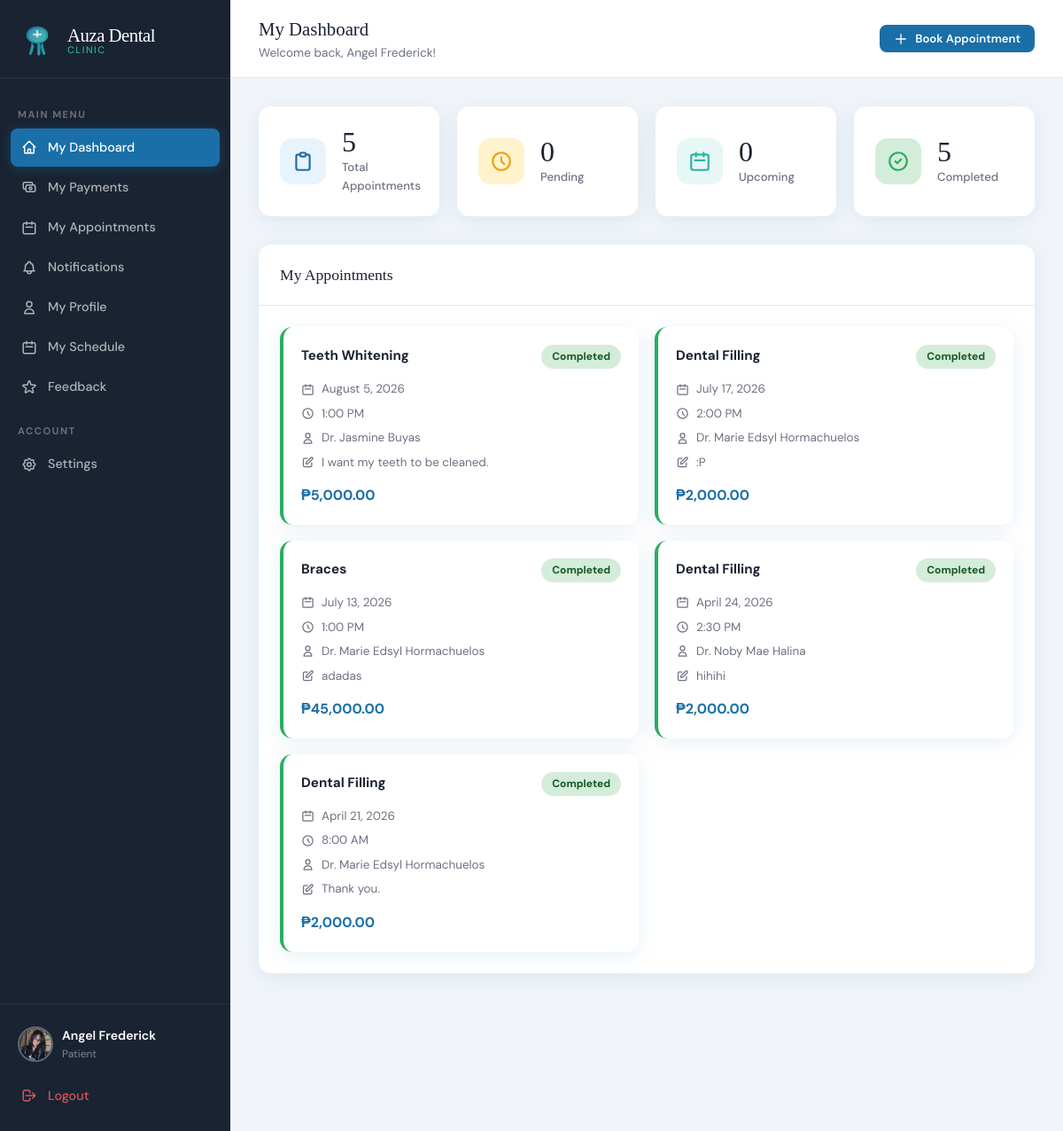
The page /index.php?page=patient_dashboard (signed in) on the database its author committed.
### tables this page shows
CREATE TABLE `appointments` (
  `id` int(11) NOT NULL,
  `patient_id` int(11) NOT NULL,
  `dentist_id` int(11) NOT NULL,
  `service_id` int(11) NOT NULL,
  `appointment_date` date NOT NULL,
  `appointment_time` time NOT NULL,
  `status` enum('pending','confirmed','completed','cancelled') DEFAULT 'pending',
  `notes` text DEFAULT NULL,
  `reschedule_reason` text DEFAULT NULL,
  `rescheduled_at` datetime DEFAULT NULL,
  `original_date` date DEFAULT NULL,
  `original_time` time DEFAULT NULL,
  `created_at` datetime DEFAULT current_timestamp()
);

CREATE TABLE `services` (
  `id` int(11) NOT NULL,
  `name` varchar(150) NOT NULL,
  `description` text DEFAULT NULL,
  `duration_minutes` int(11) DEFAULT 30,
  `price` decimal(10,2) DEFAULT 0.00,
  `is_active` tinyint(1) DEFAULT 1
);

### app/controllers/AppointmentController.php (called while the page is built, shortened)
<?php
require_once __DIR__ . '/../config.php';
class AppointmentController {
    public function dashboard() {
        $patient_id   = $_SESSION['user_id'];
        $appointments = callProcedure('sp_get_patient_appointments', [$patient_id]);
        require __DIR__ . '/../views/patient/dashboard.php';
    }
}

### app/views/patient/dashboard.php (the view, shortened to what this page needs)
<!DOCTYPE html>
<html lang="en">
<head>
<link rel="stylesheet" href="<?= APP_URL ?>/public/css/style.css">
</head>
<body>
<div class="app-layout">
  <?php require __DIR__ . '/../shared/sidebar.php'; ?>
  <div class="main-content">
    <div class="topbar">
      <div>
        <div class="topbar-title">My Dashboard</div>
        <div class="text-sm text-gray">Welcome back, <?= htmlspecialchars($_SESSION['first_name'] ?? '') ?>!</div>
      </div>
      <div class="topbar-actions">
        <button class="btn btn-primary btn-sm" onclick="openModal('bookModal')">
          <svg xmlns="http://www.w3.org/2000/svg" width="16" height="16" fill="none" viewBox="0 0 24 24" stroke="currentColor"><path stroke-linecap="round" stroke-linejoin="round" stroke-width="2" d="M12 4v16m8-8H4"/></svg>
          Book Appointment
        </button>
      </div>
    </div>
    <div class="page-content">
      <?php require_once __DIR__ . '/../shared/helpers.php'; showFlash(); ?>
      <?php
        $total     = count($appointments ?: []);
        $pending   = count(array_filter($appointments ?: [], fn($a) => $a['status'] === 'pending'));
        $upcoming  = count(array_filter($appointments ?: [], fn($a) => in_array($a['status'], ['pending','confirmed']) && $a['appointment_date'] >= date('Y-m-d')));
        $completed = count(array_filter($appointments ?: [], fn($a) => $a['status'] === 'completed'));
      ?>
      <div class="stats-grid">
        <div class="stat-card">
          <div class="stat-icon blue">
            <svg xmlns="http://www.w3.org/2000/svg" fill="none" viewBox="0 0 24 24" stroke="currentColor"><path stroke-linecap="round" stroke-linejoin="round" stroke-width="2" d="M9 5H7a2 2 0 00-2 2v12a2 2 0 002 2h10a2 2 0 002-2V7a2 2 0 00-2-2h-2M9 5a2 2 0 002 2h2a2 2 0 002-2M9 5a2 2 0 012-2h2a2 2 0 012 2"/></svg>
          </div>
          <div><div class="stat-value"><?= $total ?></div><div class="stat-label">Total Appointments</div></div>
        </div>
        <div class="stat-card">
          <div class="stat-icon yellow">
            <svg xmlns="http://www.w3.org/2000/svg" fill="none" viewBox="0 0 24 24" stroke="currentColor"><path stroke-linecap="round" stroke-linejoin="round" stroke-width="2" d="M12 8v4l3 3m6-3a9 9 0 11-18 0 9 9 0 0118 0z"/></svg>
          </div>
          <div><div class="stat-value"><?= $pending ?></div><div class="stat-label">Pending</div></div>
        </div>
        <div class="stat-card">
          <div class="stat-icon teal">
            <svg xmlns="http://www.w3.org/2000/svg" fill="none" viewBox="0 0 24 24" stroke="currentColor"><path stroke-linecap="round" stroke-linejoin="round" stroke-width="2" d="M8 7V3m8 4V3m-9 8h10M5 21h14a2 2 0 002-2V7a2 2 0 00-2-2H5a2 2 0 00-2 2v12a2 2 0 002 2z"/></svg>
          </div>
          <div><div class="stat-value"><?= $upcoming ?></div><div class="stat-label">Upcoming</div></div>
        </div>
        <div class="stat-card">
          <div class="stat-icon green">
            <svg xmlns="http://www.w3.org/2000/svg" fill="none" viewBox="0 0 24 24" stroke="currentColor"><path stroke-linecap="round" stroke-linejoin="round" stroke-width="2" d="M9 12l2 2 4-4m6 2a9 9 0 11-18 0 9 9 0 0118 0z"/></svg>
          </div>
          <div><div class="stat-value"><?= $completed ?></div><div class="stat-label">Completed</div></div>
        </div>
      </div>
      <div class="card">
        <div class="card-header">
          <div class="card-title">My Appointments</div>
        </div>
        <div class="card-body">
          <?php if (empty($appointments)): ?>
            <div class="empty-state">
              <svg xmlns="http://www.w3.org/2000/svg" fill="none" viewBox="0 0 24 24" stroke="currentColor"><path stroke-linecap="round" stroke-linejoin="round" stroke-width="1" d="M8 7V3m8 4V3m-9 8h10M5 21h14a2 2 0 002-2V7a2 2 0 00-2-2H5a2 2 0 00-2 2v12a2 2 0 002 2z"/></svg>
              <h3>No Appointments Yet</h3>
              <p>Book your first appointment to get started</p>
              <button class="btn btn-primary btn-sm mt-1" onclick="openModal('bookModal')">Book Now</button>
            </div>
          <?php else: ?>
            <div class="appt-grid">
              <?php foreach ($appointments as $appt): ?>
              <div class="appt-card <?= $appt['status'] ?>">
                <div class="appt-card-header">
                  <div class="appt-service"><?= htmlspecialchars($appt['service_name']) ?></div>
                  <?= statusBadge($appt['status']) ?>
                </div>
                <div class="appt-meta">
                  <div class="appt-meta-item">
                    <svg xmlns="http://www.w3.org/2000/svg" fill="none" viewBox="0 0 24 24" stroke="currentColor"><path stroke-linecap="round" stroke-linejoin="round" stroke-width="2" d="M8 7V3m8 4V3m-9 8h10M5 21h14a2 2 0 002-2V7a2 2 0 00-2-2H5a2 2 0 00-2 2v12a2 2 0 002 2z"/></svg>
                    <?= formatDate($appt['appointment_date']) ?>
                  </div>
                  <div class="appt-meta-item">
                    <svg xmlns="http://www.w3.org/2000/svg" fill="none" viewBox="0 0 24 24" stroke="currentColor"><path stroke-linecap="round" stroke-linejoin="round" stroke-width="2" d="M12 8v4l3 3m6-3a9 9 0 11-18 0 9 9 0 0118 0z"/></svg>
                    <?= formatTime($appt['appointment_time']) ?>
                  </div>
                  <div class="appt-meta-item">
                    <svg xmlns="http://www.w3.org/2000/svg" fill="none" viewBox="0 0 24 24" stroke="currentColor"><path stroke-linecap="round" stroke-linejoin="round" stroke-width="2" d="M16 7a4 4 0 11-8 0 4 4 0 018 0zM12 14a7 7 0 00-7 7h14a7 7 0 00-7-7z"/></svg>
                    Dr. <?= htmlspecialchars($appt['dentist_name']) ?>
                  </div>
                  <?php if (!empty($appt['reschedule_reason'])): ?>
                  <div class="appt-meta-item" style="color:#F59E0B;">
                    <svg xmlns="http://www.w3.org/2000/svg" fill="none" viewBox="0 0 24 24" stroke="currentColor"><path stroke-linecap="round" stroke-linejoin="round" stroke-width="2" d="M4 4v5h.582m15.356 2A8.001 8.001 0 004.582 9m0 0H9m11 11v-5h-.581m0 0a8.003 8.003 0 01-15.357-2m15.357 2H15"/></svg>
                    Rescheduled: <?= htmlspecialchars($appt['reschedule_reason']) ?>
                  </div>
                  <?php elseif (!empty($appt['notes'])): ?>
                  <div class="appt-meta-item">
                    <svg xmlns="http://www.w3.org/2000/svg" fill="none" viewBox="0 0 24 24" stroke="currentColor"><path stroke-linecap="round" stroke-linejoin="round" stroke-width="2" d="M11 5H6a2 2 0 00-2 2v11a2 2 0 002 2h11a2 2 0 002-2v-5m-1.414-9.414a2 2 0 112.828 2.828L11.828 15H9v-2.828l8.586-8.586z"/></svg>
                    <?= htmlspecialchars($appt['notes']) ?>
                  </div>
                  <?php endif; ?>
                </div>
                <div class="flex items-center justify-between">
                  <div class="appt-price">₱<?= number_format($appt['price'], 2) ?></div>
                </div>
              </div>
              <?php endforeach; ?>
            </div>
          <?php endif; ?>
        </div>
      </div>
    </div>
  </div>
</div>
</body>
</html>

### app/config.php (shortened to what this page needs)
<?php
function getDB() {
    static $conn = null;
    if ($conn === null) {
        $conn = new mysqli(DB_HOST, DB_USER, DB_PASS, DB_NAME);
        $conn->set_charset('utf8mb4');
    }
    return $conn;
}
function callProcedure($proc_name, $params = []) {
    $db = getDB();
    if (empty($params)) {
        $sql = "CALL {$proc_name}()";
        $result = $db->query($sql);
    } else {
        $placeholders = implode(',', array_fill(0, count($params), '?'));
        $sql = "CALL {$proc_name}({$placeholders})";
        $stmt = $db->prepare($sql);
        $types = '';
        foreach ($params as $p) {
            if (is_int($p)) $types .= 'i';
            elseif (is_float($p)) $types .= 'd';
            else $types .= 's';
        }
        $stmt->bind_param($types, ...$params);
        $stmt->execute();
        $result = $stmt->get_result();
    }
    $rows = [];
    while ($row = $result->fetch_assoc()) {
        $rows[] = $row;
    }
    return $rows;
}
function formatDate($date) {
    return date('F j, Y', strtotime($date));
}
function formatTime($time) {
    return date('g:i A', strtotime($time));
}
function statusBadge($status) {
    $classes = [
        'pending'   => 'badge-pending',
        'confirmed' => 'badge-confirmed',
        'completed' => 'badge-completed',
        'cancelled' => 'badge-cancelled',
    ];
    $class = $classes[$status] ?? 'badge-pending';
    return "<span class='badge {$class}'>" . ucfirst($status) . "</span>";
}

### public/css/style.css (style rules this page uses)
:root { --primary: #1a6fa8; --primary-dark: #134f7a; --primary-light:#e8f4fd; --accent: #28b4a0; --accent-light: #e6f7f5; --danger: #e74c3c; --warning: #f39c12; --success: #27ae60; --info: #2980b9; --dark: #1a2332; --gray: #6b7280; --gray-light: #f1f5f9; --white: #ffffff; --border: #e2e8f0; --shadow: 0 4px 24px rgba(26,111,168,0.10); --shadow-lg: 0 8px 40px rgba(26,111,168,0.16); --radius: 14px; --radius-sm: 8px; --font-display: 'Playfair Display', serif; --font-body: 'DM Sans', sans-serif; }
*, *::before, *::after { box-sizing: border-box; margin: 0; padding: 0; }
body { font-family: var(--font-body); background: var(--gray-light); color: var(--dark); min-height: 100vh; font-size: 15px; line-height: 1.6; }
.btn { display: inline-flex; align-items: center; justify-content: center; gap: 8px; padding: 12px 24px; border-radius: var(--radius-sm); border: none; font-family: var(--font-body); font-size: 0.9rem; font-weight: 600; cursor: pointer; transition: all 0.2s; text-decoration: none; }
.btn-primary { background: var(--primary); color: white; }
.btn-sm { padding: 7px 16px; font-size: 0.82rem; }
.app-layout { display: flex; min-height: 100vh; }
.main-content { margin-left: 260px; flex: 1; display: flex; flex-direction: column; }
.topbar { background: white; border-bottom: 1px solid var(--border); padding: 16px 32px; display: flex; align-items: center; justify-content: space-between; position: sticky; top: 0; z-index: 50; }
.topbar-title { font-family: var(--font-display); font-size: 1.3rem; color: var(--dark); }
.topbar-actions { display: flex; align-items: center; gap: 12px; }
.page-content { padding: 32px; flex: 1; }
.stats-grid { display: grid; grid-template-columns: repeat(auto-fit, minmax(200px, 1fr)); gap: 20px; margin-bottom: 32px; }
.stat-card { background: white; border-radius: var(--radius); padding: 24px; box-shadow: var(--shadow); display: flex; align-items: center; gap: 18px; transition: transform 0.2s, box-shadow 0.2s; }
.stat-icon { width: 52px; height: 52px; border-radius: 14px; display: flex; align-items: center; justify-content: center; flex-shrink: 0; }
.stat-icon svg { width: 26px; height: 26px; }
.stat-icon.blue { background: var(--primary-light); color: var(--primary); }
.stat-icon.green { background: #d4edda; color: var(--success); }
.stat-icon.yellow { background: #fff3cd; color: var(--warning); }
.stat-icon.teal { background: var(--accent-light); color: var(--accent); }
.stat-value { font-family: var(--font-display); font-size: 2rem; color: var(--dark); line-height: 1; }
.stat-label { font-size: 0.82rem; color: var(--gray); font-weight: 500; margin-top: 2px; }
.card { background: white; border-radius: var(--radius); box-shadow: var(--shadow); overflow: hidden; }
.card-header { padding: 20px 24px; border-bottom: 1px solid var(--border); display: flex; align-items: center; justify-content: space-between; }
.card-title { font-family: var(--font-display); font-size: 1.1rem; color: var(--dark); }
.card-body { padding: 24px; }
.badge { display: inline-block; padding: 4px 12px; border-radius: 20px; font-size: 0.75rem; font-weight: 700; text-transform: capitalize; }
.badge-completed { background: #d4edda; color: #155724; }
.appt-grid { display: grid; grid-template-columns: repeat(auto-fill, minmax(300px, 1fr)); gap: 18px; }
.appt-card { background: white; border-radius: var(--radius); padding: 20px; box-shadow: var(--shadow); border-left: 4px solid var(--border); transition: transform 0.2s, box-shadow 0.2s; }
.appt-card.completed { border-color: var(--success); }
.appt-card-header { display: flex; justify-content: space-between; align-items: flex-start; margin-bottom: 12px; }
.appt-service { font-weight: 700; font-size: 0.95rem; color: var(--dark); }
.appt-meta { display: flex; flex-direction: column; gap: 6px; margin-bottom: 14px; }
.appt-meta-item { display: flex; align-items: center; gap: 8px; font-size: 0.84rem; color: var(--gray); }
.appt-meta-item svg { width: 15px; height: 15px; flex-shrink: 0; }
.appt-price { font-size: 1rem; font-weight: 700; color: var(--primary); }
.flex { display: flex; }
.items-center { align-items: center; }
.justify-between { justify-content: space-between; }
.text-sm { font-size: 0.85rem; }
.text-gray { color: var(--gray); }

### rows shown on the page
appointments: service.name "Teeth Whitening", status "Completed", appointment_date "August 5, 2026", appointment_time "1:00 PM", dentist_name "Jasmine Buyas", notes "I want my teeth to be cleaned.", service.price "5,000.00"
appointments: service.name "Dental Filling", status "Completed", appointment_date "July 17, 2026", appointment_time "2:00 PM", dentist_name "Marie Edsyl Hormachuelos", notes ":P", service.price "2,000.00"
appointments: service.name "Braces", status "Completed", appointment_date "July 13, 2026", appointment_time "1:00 PM", dentist_name "Marie Edsyl Hormachuelos", notes "adadas", service.price "45,000.00"
appointments: service.name "Dental Filling", status "Completed", appointment_date "April 24, 2026", appointment_time "2:30 PM", dentist_name "Noby Mae Halina", notes "hihihi", service.price "2,000.00"
appointments: service.name "Dental Filling", status "Completed", appointment_date "April 21, 2026", appointment_time "8:00 AM", dentist_name "Marie Edsyl Hormachuelos", notes "Thank you.", service.price "2,000.00"

### other values the page prints
$_SESSION['role'] "Patient"
$_SESSION['first_name'] "Angel Frederick"
$total "5"
$pending "0"
$upcoming "0"
$completed "5"
